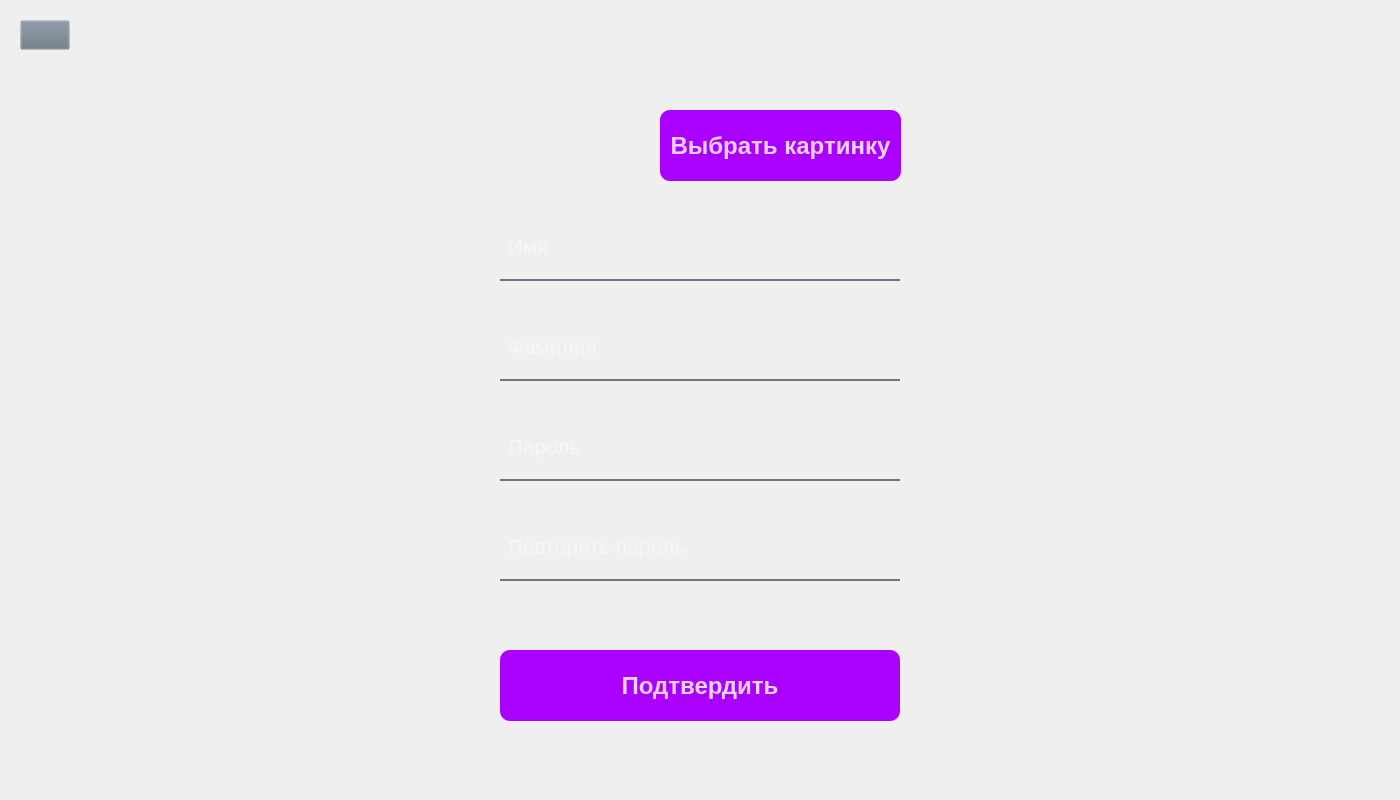
<?xml version="1.0" encoding="UTF-8"?>
<ui version="4.0">
 <class>Form</class>
 <widget class="QWidget" name="Form">
  <property name="geometry">
   <rect>
    <x>0</x>
    <y>0</y>
    <width>1400</width>
    <height>800</height>
   </rect>
  </property>
  <property name="windowTitle">
   <string>Form</string>
  </property>
  <property name="styleSheet">
   <string notr="true">QPushButton#back{
	background-color: rgba(105, 118, 132, 0);
}
QPushButton#back:pressed{
	padding-left: 2px;
	padding-top: 2px;
}
QPushButton#accept{
	background-color: rgb(170, 0, 255);
	border-radius:10px;
	color: rgba(255, 255, 255, 210);
}
QPushButton#accept:pressed{
	padding-left: 2px;
	padding-top: 2px;
}
QPushButton#image_change_btn{
	background-color: rgb(170, 0, 255);
	border-radius: 10px;
	color: rgba(255, 255, 255, 210);
}
QPushButton#image_change_btn:pressed{
	padding-left: 2px;
	padding-top: 2px;
}</string>
  </property>
  <widget class="QLineEdit" name="user_name_label">
   <property name="enabled">
    <bool>true</bool>
   </property>
   <property name="geometry">
    <rect>
     <x>500</x>
     <y>220</y>
     <width>400</width>
     <height>61</height>
    </rect>
   </property>
   <property name="font">
    <font>
     <pointsize>16</pointsize>
     <weight>50</weight>
     <bold>false</bold>
    </font>
   </property>
   <property name="styleSheet">
    <string notr="true">background-color: rgba(0, 0, 0, 0);
border: none;
border-bottom: 2px solid rgba(105, 118, 132, 255);
color: rgba(255, 255, 255, 230);
padding-bottom: 7px;</string>
   </property>
   <property name="text">
    <string/>
   </property>
   <property name="echoMode">
    <enum>QLineEdit::Password</enum>
   </property>
   <property name="placeholderText">
    <string> Имя</string>
   </property>
  </widget>
  <widget class="QLineEdit" name="user_password2_label">
   <property name="enabled">
    <bool>true</bool>
   </property>
   <property name="geometry">
    <rect>
     <x>500</x>
     <y>520</y>
     <width>400</width>
     <height>61</height>
    </rect>
   </property>
   <property name="font">
    <font>
     <pointsize>16</pointsize>
     <weight>50</weight>
     <bold>false</bold>
    </font>
   </property>
   <property name="styleSheet">
    <string notr="true">background-color: rgba(0, 0, 0, 0);
border: none;
border-bottom: 2px solid rgba(105, 118, 132, 255);
color: rgba(255, 255, 255, 230);
padding-bottom: 7px;</string>
   </property>
   <property name="echoMode">
    <enum>QLineEdit::Password</enum>
   </property>
   <property name="placeholderText">
    <string> Повторить пароль</string>
   </property>
  </widget>
  <widget class="QLineEdit" name="user_password1_label">
   <property name="enabled">
    <bool>true</bool>
   </property>
   <property name="geometry">
    <rect>
     <x>500</x>
     <y>420</y>
     <width>400</width>
     <height>61</height>
    </rect>
   </property>
   <property name="font">
    <font>
     <pointsize>16</pointsize>
     <weight>50</weight>
     <bold>false</bold>
    </font>
   </property>
   <property name="styleSheet">
    <string notr="true">background-color: rgba(0, 0, 0, 0);
border: none;
border-bottom: 2px solid rgba(105, 118, 132, 255);
color: rgba(255, 255, 255, 230);
padding-bottom: 7px;
</string>
   </property>
   <property name="placeholderText">
    <string> Пароль</string>
   </property>
  </widget>
  <widget class="QLineEdit" name="user_surname_label">
   <property name="enabled">
    <bool>true</bool>
   </property>
   <property name="geometry">
    <rect>
     <x>500</x>
     <y>320</y>
     <width>400</width>
     <height>61</height>
    </rect>
   </property>
   <property name="font">
    <font>
     <pointsize>16</pointsize>
     <weight>50</weight>
     <bold>false</bold>
    </font>
   </property>
   <property name="styleSheet">
    <string notr="true">background-color: rgba(0, 0, 0, 0);
border: none;
border-bottom: 2px solid rgba(105, 118, 132, 255);
color: rgba(255, 255, 255, 230);
padding-bottom: 7px;</string>
   </property>
   <property name="placeholderText">
    <string> Фамилия</string>
   </property>
  </widget>
  <widget class="QLabel" name="user_icon">
   <property name="geometry">
    <rect>
     <x>500</x>
     <y>70</y>
     <width>120</width>
     <height>120</height>
    </rect>
   </property>
   <property name="styleSheet">
    <string notr="true"/>
   </property>
   <property name="text">
    <string/>
   </property>
  </widget>
  <widget class="QPushButton" name="image_change_btn">
   <property name="enabled">
    <bool>true</bool>
   </property>
   <property name="geometry">
    <rect>
     <x>660</x>
     <y>110</y>
     <width>241</width>
     <height>71</height>
    </rect>
   </property>
   <property name="font">
    <font>
     <pointsize>18</pointsize>
     <weight>75</weight>
     <bold>true</bold>
    </font>
   </property>
   <property name="styleSheet">
    <string notr="true"/>
   </property>
   <property name="text">
    <string>Выбрать картинку</string>
   </property>
  </widget>
  <widget class="QPushButton" name="accept">
   <property name="geometry">
    <rect>
     <x>500</x>
     <y>650</y>
     <width>400</width>
     <height>71</height>
    </rect>
   </property>
   <property name="font">
    <font>
     <pointsize>18</pointsize>
     <weight>75</weight>
     <bold>true</bold>
    </font>
   </property>
   <property name="text">
    <string>Подтвердить</string>
   </property>
  </widget>
  <widget class="QPushButton" name="back">
   <property name="geometry">
    <rect>
     <x>20</x>
     <y>20</y>
     <width>50</width>
     <height>30</height>
    </rect>
   </property>
   <property name="text">
    <string/>
   </property>
   <property name="icon">
    <iconset>
     <normaloff>../Images/right-arrows.png</normaloff>../Images/right-arrows.png</iconset>
   </property>
   <property name="iconSize">
    <size>
     <width>30</width>
     <height>30</height>
    </size>
   </property>
  </widget>
  <zorder>user_name_label</zorder>
  <zorder>user_password2_label</zorder>
  <zorder>user_password1_label</zorder>
  <zorder>user_surname_label</zorder>
  <zorder>image_change_btn</zorder>
  <zorder>user_icon</zorder>
  <zorder>accept</zorder>
  <zorder>back</zorder>
 </widget>
 <resources/>
 <connections/>
</ui>
